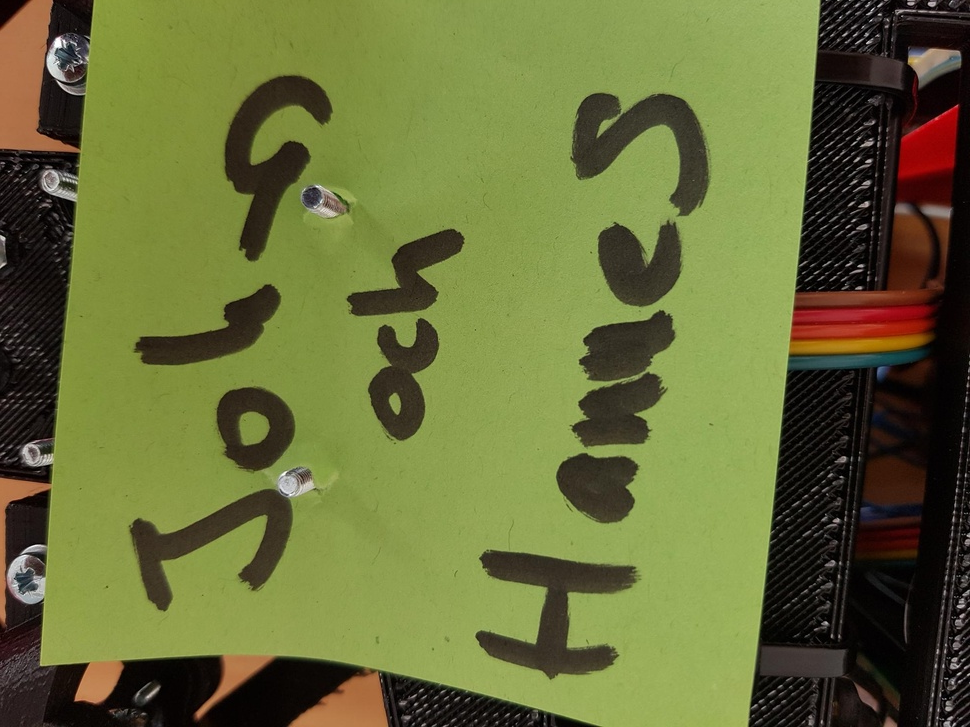
#> input picture results/group2/src/src/test_img.jpg, 970 x 727 px, shrunk from 2016 x 1512 before the run
$ python color_detection.py   (Python 2 division)
#> lines starting #> are read from the running program, lines starting #| are printed output that depends on the picture; after the words box and inside, x2 and y2 are one past the last pixel; in counts of white or black regions, pixels touching at a corner belong together
import cv2
import numpy as np


### Input color is YUV420? ###
# Or ARGB #

rgb_mask = (140, 155, 80) # color of interest, in rgb
hsv_mask = (72, 48, 60)   # color of interest, in hsv?
hsv_mask = (84, 156, 150)   # color of interest, in hsv?
threshold = 0.26	  # allowing some deviation of color

upper_mask = (int(min(hsv_mask[0]*(1+threshold), 179)),
	      int(min(hsv_mask[1]*(1+threshold), 255)),
              int(min(hsv_mask[2]*(1+threshold), 255)))

lower_mask = (int(max(hsv_mask[0]*(1-threshold), 0)),
	      int(max(hsv_mask[1]*(1-threshold), 0)),
              int(max(hsv_mask[2]*(1-threshold), 0)))

print upper_mask
print lower_mask

path = "test_img.jpg"
img = cv2.imread(path)
#> img is the input picture: shape (727, 970, 3); mean B, G, R 57, 109.9, 104.1
hsv = cv2.cvtColor(img, cv2.COLOR_RGB2HSV)
#> hsv: shape (727, 970, 3); mean H, S, V 91.9, 129, 115.3
mask = cv2.inRange(hsv, lower_mask, upper_mask)
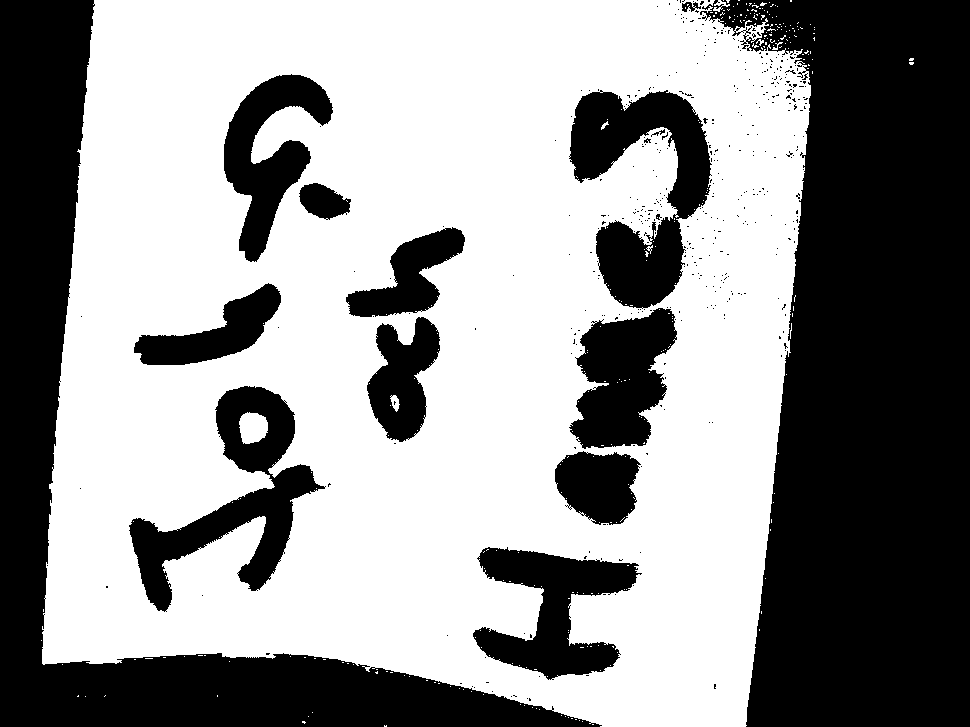
#> mask: shape (727, 970); 58% white; 431 black regions (415 under 20 px), largest, box (x1, y1, x2, y2) and area: (700, 0, 970, 727) 138895, (0, 0, 602, 727) 76252, (569, 90, 712, 309) 15243
print hsv[200][200]
#| [ 85 150 141]
imask = mask>0
green = np.zeros_like(img, np.uint8)
green[imask] = img[imask]
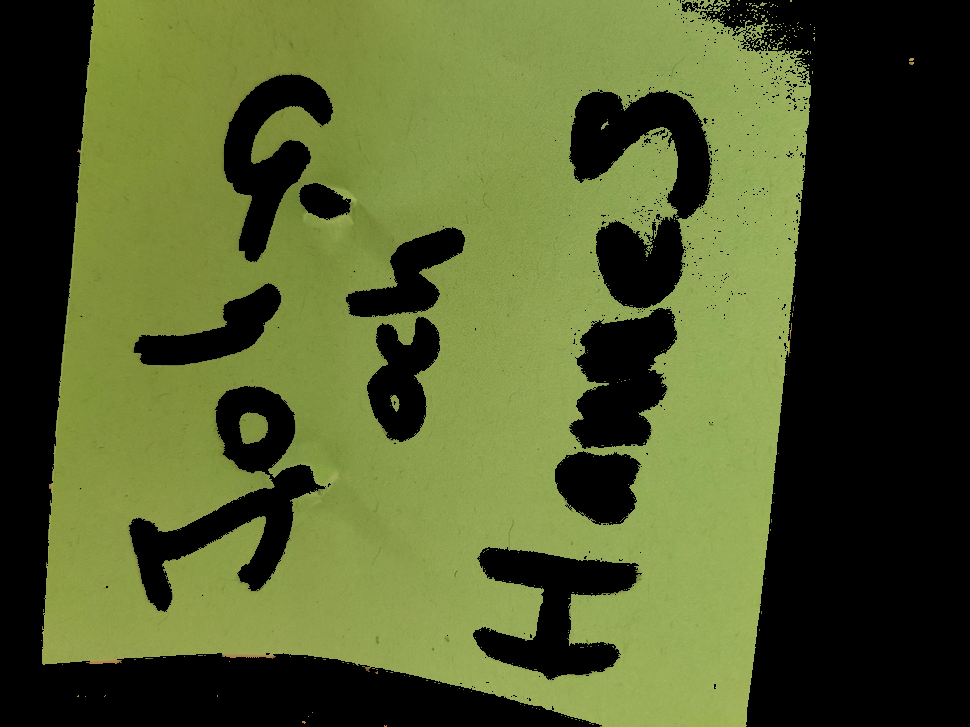
#> green: shape (727, 970, 3); mean B, G, R 43.8, 91.3, 80.8

cv2.imwrite("out.png", green)

$ run again, with results/group2/src/src/sample01.png saved as results/group2/src/src/test_img.jpg
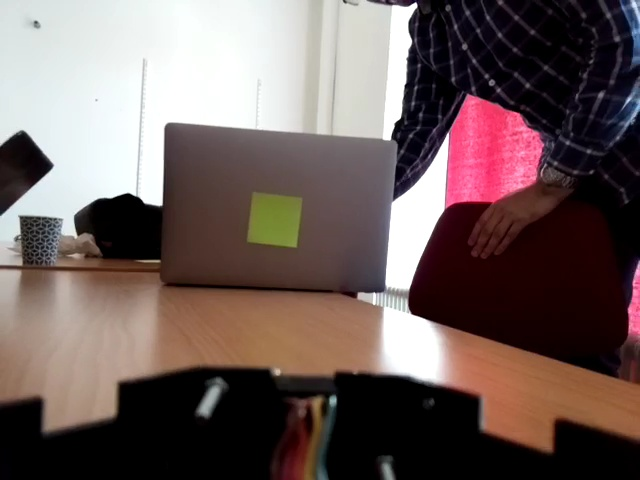
#> input picture results/group2/src/src/sample01.png, 640 x 480 px
#> img is the input picture: shape (480, 640, 3); mean B, G, R 92, 94.4, 110.8
#> hsv: shape (480, 640, 3); mean H, S, V 84.9, 87.9, 113
#> `mask = cv2.inRange(hsv, lower_mask, upper_mask)`:
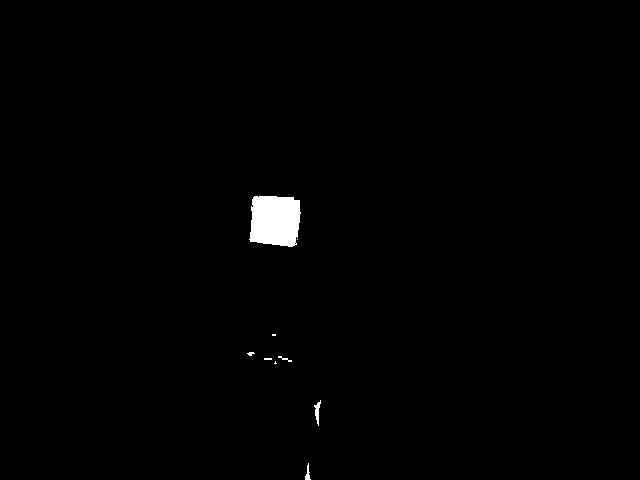
#> mask: shape (480, 640); 0.81% white; 9 white regions (4 under 20 px), largest, box (x1, y1, x2, y2) and area: (249, 196, 301, 247) 2277, (314, 400, 321, 426) 82, (305, 463, 311, 480) 49, (278, 356, 292, 362) 28, (247, 352, 255, 356) 20
#| [112  88  78]
